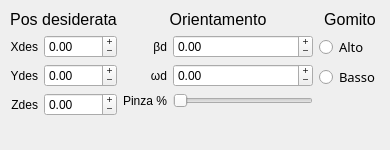
    <widget class="QWidget" name="Inverse">
     <attribute name="title">
      <string>Inv</string>
     </attribute>
     <widget class="QWidget" name="layoutWidget">
      <property name="geometry">
       <rect>
        <x>10</x>
        <y>10</y>
        <width>371</width>
        <height>131</height>
       </rect>
      </property>
      <layout class="QHBoxLayout" name="horizontalLayout">
       <item>
        <layout class="QVBoxLayout" name="Pdes">
         <property name="spacing">
          <number>6</number>
         </property>
         <item>
          <widget class="QLabel" name="valMinScr_5">
           <property name="font">
            <font>
             <pointsize>12</pointsize>
             <strikeout>false</strikeout>
             <kerning>true</kerning>
            </font>
           </property>
           <property name="text">
            <string>Pos desiderata</string>
           </property>
           <property name="alignment">
            <set>Qt::AlignCenter</set>
           </property>
          </widget>
         </item>
         <item>
          <layout class="QFormLayout" name="formLayout_6">
           <property name="fieldGrowthPolicy">
            <enum>QFormLayout::AllNonFixedFieldsGrow</enum>
           </property>
           <property name="labelAlignment">
            <set>Qt::AlignRight|Qt::AlignTrailing|Qt::AlignVCenter</set>
           </property>
           <property name="formAlignment">
            <set>Qt::AlignLeading|Qt::AlignLeft|Qt::AlignTop</set>
           </property>
           <item row="0" column="0">
            <widget class="QLabel" name="en1Label_5">
             <property name="sizePolicy">
              <sizepolicy hsizetype="Preferred" vsizetype="Preferred">
               <horstretch>0</horstretch>
               <verstretch>0</verstretch>
              </sizepolicy>
             </property>
             <property name="layoutDirection">
              <enum>Qt::LeftToRight</enum>
             </property>
             <property name="text">
              <string>Xdes</string>
             </property>
             <property name="alignment">
              <set>Qt::AlignRight|Qt::AlignTrailing|Qt::AlignVCenter</set>
             </property>
             <property name="buddy">
              <cstring>en1Home</cstring>
             </property>
            </widget>
           </item>
           <item row="0" column="1">
            <widget class="QDoubleSpinBox" name="xDes">
             <property name="buttonSymbols">
              <enum>QAbstractSpinBox::PlusMinus</enum>
             </property>
             <property name="showGroupSeparator" stdset="0">
              <bool>false</bool>
             </property>
             <property name="minimum">
              <double>-999.000000000000000</double>
             </property>
             <property name="maximum">
              <double>999.000000000000000</double>
             </property>
            </widget>
           </item>
           <item row="1" column="0">
            <widget class="QLabel" name="en2Label_5">
             <property name="sizePolicy">
              <sizepolicy hsizetype="Preferred" vsizetype="Preferred">
               <horstretch>0</horstretch>
               <verstretch>0</verstretch>
              </sizepolicy>
             </property>
             <property name="layoutDirection">
              <enum>Qt::LeftToRight</enum>
             </property>
             <property name="text">
              <string>Ydes</string>
             </property>
             <property name="alignment">
              <set>Qt::AlignRight|Qt::AlignTrailing|Qt::AlignVCenter</set>
             </property>
             <property name="buddy">
              <cstring>en2Home</cstring>
             </property>
            </widget>
           </item>
           <item row="1" column="1">
            <widget class="QDoubleSpinBox" name="yDes">
             <property name="buttonSymbols">
              <enum>QAbstractSpinBox::PlusMinus</enum>
             </property>
             <property name="showGroupSeparator" stdset="0">
              <bool>false</bool>
             </property>
             <property name="minimum">
              <double>-999.000000000000000</double>
             </property>
             <property name="maximum">
              <double>999.000000000000000</double>
             </property>
            </widget>
           </item>
           <item row="2" column="0">
            <widget class="QLabel" name="en3Label_5">
             <property name="enabled">
              <bool>true</bool>
             </property>
             <property name="sizePolicy">
              <sizepolicy hsizetype="Preferred" vsizetype="Preferred">
               <horstretch>0</horstretch>
               <verstretch>0</verstretch>
              </sizepolicy>
             </property>
             <property name="layoutDirection">
              <enum>Qt::LeftToRight</enum>
             </property>
             <property name="text">
              <string>Zdes</string>
             </property>
             <property name="alignment">
              <set>Qt::AlignRight|Qt::AlignTrailing|Qt::AlignVCenter</set>
             </property>
             <property name="buddy">
              <cstring>en3Home</cstring>
             </property>
            </widget>
           </item>
           <item row="2" column="1">
            <widget class="QDoubleSpinBox" name="zDes">
             <property name="buttonSymbols">
              <enum>QAbstractSpinBox::PlusMinus</enum>
             </property>
             <property name="showGroupSeparator" stdset="0">
              <bool>false</bool>
             </property>
             <property name="minimum">
              <double>-999.000000000000000</double>
             </property>
             <property name="maximum">
              <double>999.000000000000000</double>
             </property>
            </widget>
           </item>
           <item row="3" column="1">
            <spacer name="verticalSpacer_4">
             <property name="orientation">
              <enum>Qt::Vertical</enum>
             </property>
             <property name="sizeHint" stdset="0">
              <size>
               <width>20</width>
               <height>40</height>
              </size>
             </property>
            </spacer>
           </item>
          </layout>
         </item>
        </layout>
       </item>
       <item>
        <layout class="QVBoxLayout" name="Rdes">
         <property name="spacing">
          <number>6</number>
         </property>
         <item>
          <widget class="QLabel" name="valMinScr_6">
           <property name="font">
            <font>
             <pointsize>12</pointsize>
             <strikeout>false</strikeout>
             <kerning>true</kerning>
            </font>
           </property>
           <property name="text">
            <string>Orientamento</string>
           </property>
           <property name="alignment">
            <set>Qt::AlignCenter</set>
           </property>
          </widget>
         </item>
         <item>
          <layout class="QFormLayout" name="formLayout_7">
           <property name="fieldGrowthPolicy">
            <enum>QFormLayout::AllNonFixedFieldsGrow</enum>
           </property>
           <property name="labelAlignment">
            <set>Qt::AlignRight|Qt::AlignTrailing|Qt::AlignVCenter</set>
           </property>
           <property name="formAlignment">
            <set>Qt::AlignLeading|Qt::AlignLeft|Qt::AlignTop</set>
           </property>
           <item row="0" column="0">
            <widget class="QLabel" name="en1Label_6">
             <property name="sizePolicy">
              <sizepolicy hsizetype="Preferred" vsizetype="Preferred">
               <horstretch>0</horstretch>
               <verstretch>0</verstretch>
              </sizepolicy>
             </property>
             <property name="layoutDirection">
              <enum>Qt::LeftToRight</enum>
             </property>
             <property name="text">
              <string>βd</string>
             </property>
             <property name="alignment">
              <set>Qt::AlignRight|Qt::AlignTrailing|Qt::AlignVCenter</set>
             </property>
             <property name="buddy">
              <cstring>en1Home</cstring>
             </property>
            </widget>
           </item>
           <item row="0" column="1">
            <widget class="QDoubleSpinBox" name="bdDes">
             <property name="buttonSymbols">
              <enum>QAbstractSpinBox::PlusMinus</enum>
             </property>
             <property name="showGroupSeparator" stdset="0">
              <bool>false</bool>
             </property>
             <property name="minimum">
              <double>-999.000000000000000</double>
             </property>
             <property name="maximum">
              <double>999.000000000000000</double>
             </property>
            </widget>
           </item>
           <item row="1" column="0">
            <widget class="QLabel" name="en2Label_6">
             <property name="sizePolicy">
              <sizepolicy hsizetype="Preferred" vsizetype="Preferred">
               <horstretch>0</horstretch>
               <verstretch>0</verstretch>
              </sizepolicy>
             </property>
             <property name="layoutDirection">
              <enum>Qt::LeftToRight</enum>
             </property>
             <property name="text">
              <string>ωd</string>
             </property>
             <property name="alignment">
              <set>Qt::AlignRight|Qt::AlignTrailing|Qt::AlignVCenter</set>
             </property>
             <property name="buddy">
              <cstring>en2Home</cstring>
             </property>
            </widget>
           </item>
           <item row="1" column="1">
            <widget class="QDoubleSpinBox" name="wdDes">
             <property name="buttonSymbols">
              <enum>QAbstractSpinBox::PlusMinus</enum>
             </property>
             <property name="showGroupSeparator" stdset="0">
              <bool>false</bool>
             </property>
             <property name="minimum">
              <double>-999.000000000000000</double>
             </property>
             <property name="maximum">
              <double>999.000000000000000</double>
             </property>
            </widget>
           </item>
           <item row="3" column="1">
            <spacer name="verticalSpacer_5">
             <property name="orientation">
              <enum>Qt::Vertical</enum>
             </property>
             <property name="sizeHint" stdset="0">
              <size>
               <width>20</width>
               <height>40</height>
              </size>
             </property>
            </spacer>
           </item>
           <item row="2" column="1">
            <widget class="QSlider" name="pinzaInv">
             <property name="maximum">
              <number>100</number>
             </property>
             <property name="orientation">
              <enum>Qt::Horizontal</enum>
             </property>
            </widget>
           </item>
           <item row="2" column="0">
            <widget class="QLabel" name="en6Label_5">
             <property name="sizePolicy">
              <sizepolicy hsizetype="Preferred" vsizetype="Preferred">
               <horstretch>0</horstretch>
               <verstretch>0</verstretch>
              </sizepolicy>
             </property>
             <property name="layoutDirection">
              <enum>Qt::LeftToRight</enum>
             </property>
             <property name="text">
              <string>Pinza %</string>
             </property>
             <property name="alignment">
              <set>Qt::AlignRight|Qt::AlignTrailing|Qt::AlignVCenter</set>
             </property>
             <property name="buddy">
              <cstring>en6Home</cstring>
             </property>
            </widget>
           </item>
          </layout>
         </item>
        </layout>
       </item>
       <item>
        <layout class="QVBoxLayout" name="verticalLayout_3">
         <property name="spacing">
          <number>6</number>
         </property>
         <item>
          <widget class="QLabel" name="label_3">
           <property name="font">
            <font>
             <pointsize>12</pointsize>
            </font>
           </property>
           <property name="text">
            <string>Gomito</string>
           </property>
           <property name="alignment">
            <set>Qt::AlignCenter</set>
           </property>
          </widget>
         </item>
         <item>
          <widget class="QRadioButton" name="gH">
           <property name="font">
            <font>
             <family>.SF NS Text</family>
             <pointsize>10</pointsize>
             <weight>50</weight>
             <italic>false</italic>
             <bold>false</bold>
            </font>
           </property>
           <property name="styleSheet">
            <string notr="true"/>
           </property>
           <property name="text">
            <string>Alto</string>
           </property>
          </widget>
         </item>
         <item>
          <widget class="QRadioButton" name="gL">
           <property name="sizePolicy">
            <sizepolicy hsizetype="Fixed" vsizetype="Fixed">
             <horstretch>0</horstretch>
             <verstretch>0</verstretch>
            </sizepolicy>
           </property>
           <property name="font">
            <font>
             <family>.SF NS Text</family>
             <pointsize>10</pointsize>
             <weight>50</weight>
             <italic>false</italic>
             <bold>false</bold>
            </font>
           </property>
           <property name="styleSheet">
            <string notr="true"/>
           </property>
           <property name="text">
            <string>Basso</string>
           </property>
          </widget>
         </item>
         <item>
          <spacer name="verticalSpacer_6">
           <property name="orientation">
            <enum>Qt::Vertical</enum>
           </property>
           <property name="sizeHint" stdset="0">
            <size>
             <width>20</width>
             <height>40</height>
            </size>
           </property>
          </spacer>
         </item>
        </layout>
       </item>
      </layout>
     </widget>
    </widget>
